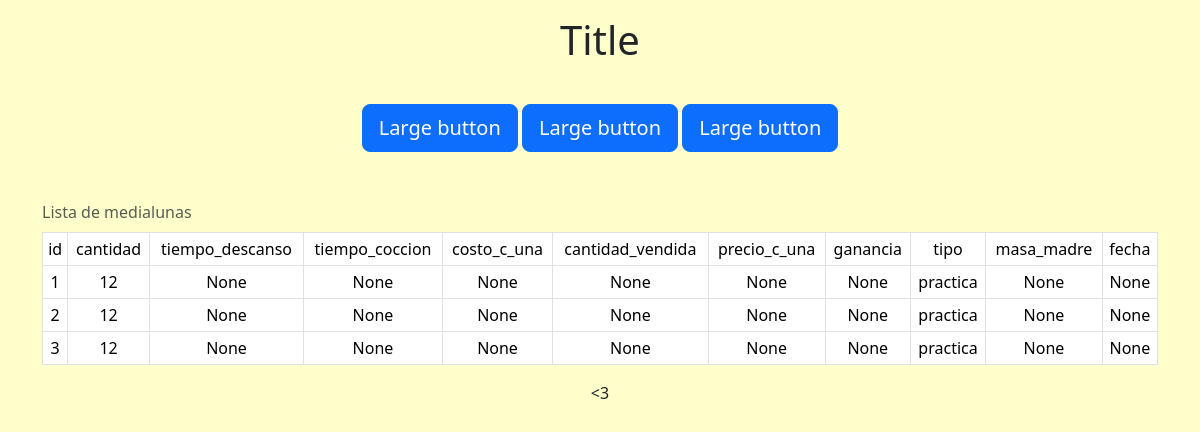
Before: / with the older database file.
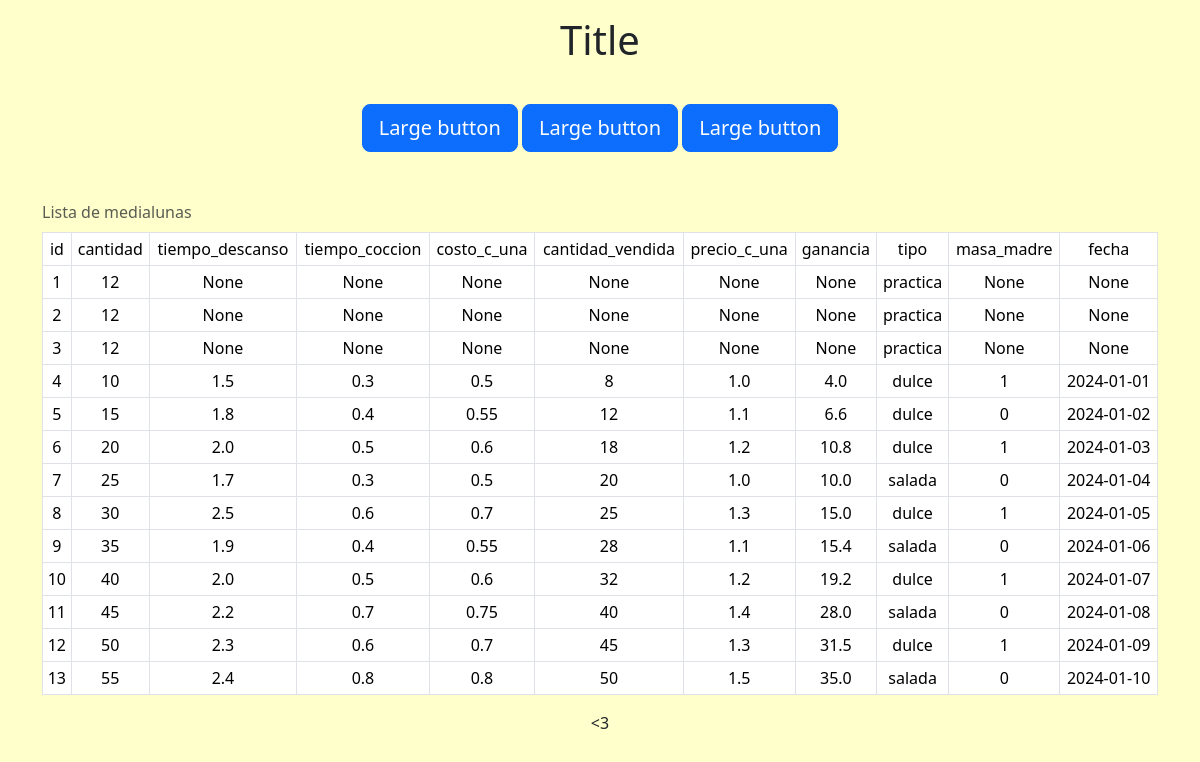
After: the same page with the newer database file.
### tables this page shows
CREATE TABLE "medialunas" (
	"id"	INTEGER NOT NULL UNIQUE,
	"cantidad"	INTEGER,
	"tiempo_descanso"	REAL,
	"tiempo_coccion"	REAL,
	"costo_c_una"	REAL,
	"cantidad_vendida"	INTEGER,
	"precio_c_una"	REAL,
	"ganancia"	REAL,
	"tipo"	TEXT,
	"masa_madre"	INTEGER, "fecha" TEXT,
	PRIMARY KEY("id" AUTOINCREMENT)
);

### app.py (the view)
@app.route('/')
def index():
    with sqlite3.connect(database) as connection:
        cursor = connection.cursor()
        cursor.execute("SELECT * FROM medialunas")
        data = cursor.fetchall()
    return render_template("index.html", medialunas=data\
                           , columnas_medialunas=COLUMNAS_MEDIALUNAS)

### templates/index.html (shortened to what this page needs)
{% extends "layout.html" %}
{% block main %}
    <h1 class="title"> Title </h1>
    <div class="btn-container">
        <button type="button" class="btn btn-primary btn-lg">Large button</button>
        <button type="button" class="btn btn-primary btn-lg">Large button</button>
        <button type="button" class="btn btn-primary btn-lg">Large button</button>
    </div>
    <div class="container table-responsive-sm">
        <table class="table table-sm table-hover table-bordered">
            <caption> Lista de medialunas </caption>
            <thead>
                <tr>
                    {% for columna in columnas_medialunas %}
                    <td>
                        {{ columna }}
                    </td>
                    {% endfor %}
                </tr>
            </thead>
            <tbody>
                {% for medialuna in medialunas %}
                <tr data-url="{{ url_for('mostrar_medialunas', id=medialuna[0]) }}">
                    {% for valor in medialuna %}
                    <td>
                        {{ valor }}
                    </td>
                    {% endfor %}
                </tr>
                {% endfor %}
            </tbody>
        </table>
    </div>
{% endblock %}

Changed rows visible on the page:
added medialunas: medialuna "4" "10" "8" "1", tiempo_descanso "1.5", tiempo_coccion "0.3", costo_c_una "0.5", precio_c_una "1.0", ganancia "4.0", tipo "dulce", fecha "2024-01-01"
added medialunas: medialuna "5" "15" "12" "0", tiempo_descanso "1.8", tiempo_coccion "0.4", costo_c_una "0.55", precio_c_una "1.1", ganancia "6.6", tipo "dulce", fecha "2024-01-02"
added medialunas: medialuna "6" "20" "18" "1", tiempo_descanso "2.0", tiempo_coccion "0.5", costo_c_una "0.6", precio_c_una "1.2", ganancia "10.8", tipo "dulce", fecha "2024-01-03"
added medialunas: medialuna "7" "25" "20" "0", tiempo_descanso "1.7", tiempo_coccion "0.3", costo_c_una "0.5", precio_c_una "1.0", ganancia "10.0", tipo "salada", fecha "2024-01-04"
added medialunas: medialuna "8" "30" "25" "1", tiempo_descanso "2.5", tiempo_coccion "0.6", costo_c_una "0.7", precio_c_una "1.3", ganancia "15.0", tipo "dulce", fecha "2024-01-05"
added medialunas: medialuna "9" "35" "28" "0", tiempo_descanso "1.9", tiempo_coccion "0.4", costo_c_una "0.55", precio_c_una "1.1", ganancia "15.4", tipo "salada", fecha "2024-01-06"
added medialunas: medialuna "10" "40" "32" "1", tiempo_descanso "2.0", tiempo_coccion "0.5", costo_c_una "0.6", precio_c_una "1.2", ganancia "19.2", tipo "dulce", fecha "2024-01-07"
added medialunas: medialuna "11" "45" "40" "0", tiempo_descanso "2.2", tiempo_coccion "0.7", costo_c_una "0.75", precio_c_una "1.4", ganancia "28.0", tipo "salada", fecha "2024-01-08"
added medialunas: medialuna "12" "50" "45" "1", tiempo_descanso "2.3", tiempo_coccion "0.6", costo_c_una "0.7", precio_c_una "1.3", ganancia "31.5", tipo "dulce", fecha "2024-01-09"
added medialunas: medialuna "13" "55" "50" "0", tiempo_descanso "2.4", tiempo_coccion "0.8", costo_c_una "0.8", precio_c_una "1.5", ganancia "35.0", tipo "salada", fecha "2024-01-10"
